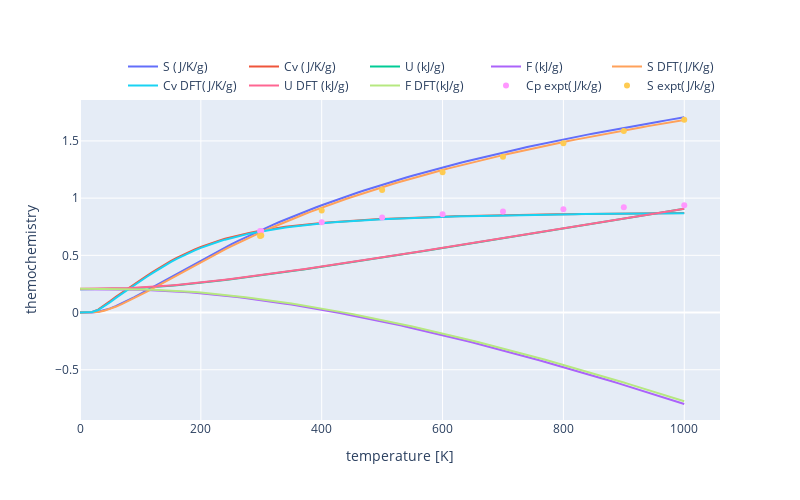

Notebook cell for this chart:
### Code cell
import pandas as pd
import plotly.graph_objects as go

thermo_dft = pd.read_csv("../assets/Si_thermo_dft.csv")
thermo_expt = pd.read_csv("../assets/Si_thermo_expt.csv")

fig = thermo_results.plot()
fig.add_trace(
    go.Scatter(
        x = thermo_dft["T"].loc[:100],
        y = thermo_dft["entropy"].loc[:100] / 28.09 / 2.,
        name = "S DFT(J/K/g)"
    )
)
fig.add_trace(
    go.Scatter(
        x = thermo_dft["T"].loc[:100],
        y = thermo_dft["cv"].loc[:100] / 28.09 / 2.,
        name = "Cv DFT(J/K/g)"
    )
)
fig.add_trace(
    go.Scatter(
        x = thermo_dft["T"].loc[:100],
        y = thermo_dft["internal_energy"].loc[:100] / 28.09 / 2./1000.,
        name = "U DFT (kJ/g)"
    )
)
fig.add_trace(
    go.Scatter(
        x = thermo_dft["T"].loc[:100],
        y = thermo_dft["helmholtz_free_energy"].loc[:100] / 28.09 / 2./1000.,
        name = "F DFT(kJ/g)"
    )
)
fig.add_trace(
    go.Scatter(
        x = thermo_expt["T"],
        y = thermo_expt["cp"],
        mode = "markers",
        name = "Cp expt(J/k/g)"
    )
)
fig.add_trace(
    go.Scatter(
        x = thermo_expt["T"],
        y = thermo_expt["entropy"],
        mode = "markers",
        name = "S expt(J/k/g)"
    )
)
fig.update_layout(width=800, height=500)
